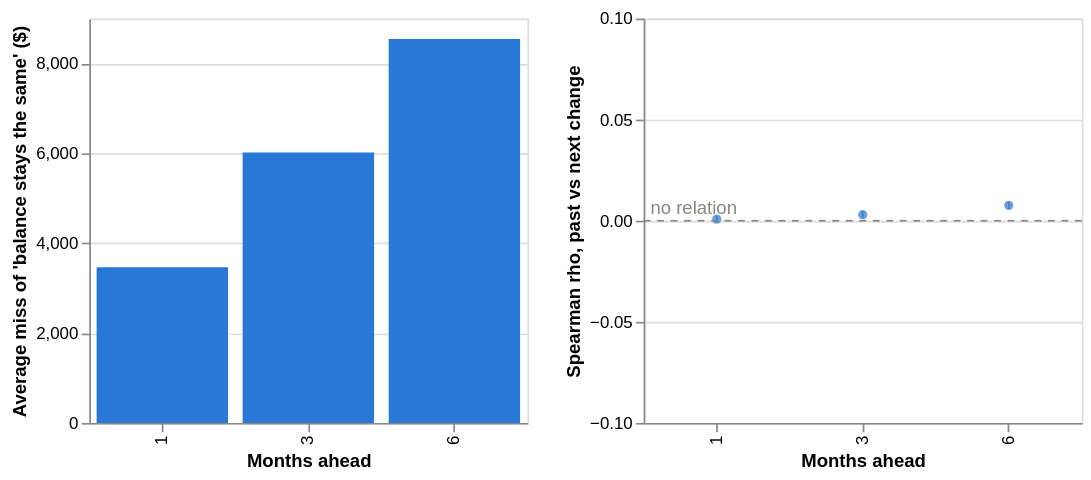

Notebook code cell kept with this figure:
### Code cell
mae_chart = alt.Chart(horizon_table).mark_bar(color="#2a78d6").encode(
    x=alt.X("horizon_months:O", title="Months ahead"),
    y=alt.Y("persistence_mae:Q", title="Average miss of 'balance stays the same' ($)"),
    tooltip=["horizon_months", "persistence_mae", "mae_if_mean_change_added"],
).properties(width=260, height=240)
rho_table = test_table.reset_index().assign(horizon_months=LAGS)
rho_chart = (alt.Chart(rho_table).mark_rule(color="#898781").encode(
        x=alt.X("horizon_months:O", title="Months ahead"),
        y=alt.Y("ci_low:Q", title="Spearman rho, past vs next change", scale=alt.Scale(domain=[-0.1, 0.1])),
        y2="ci_high:Q")
    + alt.Chart(rho_table).mark_point(filled=True, color="#2a78d6").encode(
        x="horizon_months:O", y="rho:Q", tooltip=["feature", "rho", "ci_low", "ci_high"])
    + alt.Chart(pd.DataFrame({"y": [0]})).mark_rule(color="#898781", strokeDash=[4, 4]).encode(y="y:Q")
    + alt.Chart(pd.DataFrame({"y": [0], "label": ["no relation"]})).mark_text(
        align="left", dx=4, dy=-7, color="#898781").encode(y="y:Q", x=alt.value(0), text="label:N")
).properties(width=260, height=240)
alt.hconcat(mae_chart, rho_chart)

### Figure 1 — Vega-Lite specification as saved in the notebook (floating-point values rounded to 4 significant figures)
{"config": {"view": {"continuousWidth": 300, "continuousHeight": 300}}, "hconcat": [{"data": {"name": "data-e8d01afac7a500afb12672d45a41344f"}, "mark": {"type": "bar", "color": "#2a78d6"}, "encoding": {"tooltip": [{"field": "horizon_months", "type": "quantitative"}, {"field": "persistence_mae", "type": "quantitative"}, {"field": "mae_if_mean_change_added", "type": "quantitative"}], "x": {"field": "horizon_months", "title": "Months ahead", "type": "ordinal"}, "y": {"field": "persistence_mae", "title": "Average miss of 'balance stays the same' ($)", "type": "quantitative"}}, "height": 240, "width": 260}, {"layer": [{"mark": {"type": "rule", "color": "#898781"}, "encoding": {"x": {"field": "horizon_months", "title": "Months ahead", "type": "ordinal"}, "y": {"field": "ci_low", "scale": {"domain": [-0.1, 0.1]}, "title": "Spearman rho, past vs next change", "type": "quantitative"}, "y2": {"field": "ci_high"}}}, {"mark": {"type": "point", "color": "#2a78d6", "filled": true}, "encoding": {"tooltip": [{"field": "feature", "type": "nominal"}, {"field": "rho", "type": "quantitative"}, {"field": "ci_low", "type": "quantitative"}, {"field": "ci_high", "type": "quantitative"}], "x": {"field": "horizon_months", "type": "ordinal"}, "y": {"field": "rho", "type": "quantitative"}}}, {"data": {"name": "data-a0a55d106695e8d630baff0f16eee66d"}, "mark": {"type": "rule", "color": "#898781", "strokeDash": [4, 4]}, "encoding": {"y": {"field": "y", "type": "quantitative"}}}, {"data": {"name": "data-fd96a47dd3e3f17fc59a47c898003ded"}, "mark": {"type": "text", "align": "left", "color": "#898781", "dx": 4, "dy": -7}, "encoding": {"text": {"field": "label", "type": "nominal"}, "x": {"value": 0}, "y": {"field": "y", "type": "quantitative"}}}], "data": {"name": "data-cf2655020a19a81a72744f7e741e1ee1"}, "height": 240, "width": 260}], "$schema": "https://vega.github.io/schema/vega-lite/v5.20.1.json", "datasets": {"data-e8d01afac7a500afb12672d45a41344f": [{"horizon_months": 1, "examples": 1812414, "persistence_mae": 3465.0, "mean_change": 232.9, "mae_if_mean_change_added": 3462.0}, {"horizon_months": 3, "examples": 1735290, "persistence_mae": 6019.0, "mean_change": 699.9, "mae_if_mean_change_added": 6008.0}, {"horizon_months": 6, "examples": 1619604, "persistence_mae": 8547.0, "mean_change": 1401.0, "mae_if_mean_change_added": 8516.0}], "data-cf2655020a19a81a72744f7e741e1ee1": [{"feature": "past vs next 1 months", "n": 1773852, "rho": 0.0008, "ci_low": -0.0007, "ci_high": 0.0023, "p_value": 0.2788, "magnitude": "negligible", "p_holm": 0.2788, "horizon_months": 1}, {"feature": "past vs next 3 months", "n": 1619604, "rho": 0.003, "ci_low": 0.0015, "ci_high": 0.0046, "p_value": 0.0001129, "magnitude": "negligible", "p_holm": 0.0002257, "horizon_months": 3}, {"feature": "past vs next 6 months", "n": 1388232, "rho": 0.0076, "ci_low": 0.006, "ci_high": 0.0093, "p_value": 2.622e-19, "magnitude": "negligible", "p_holm": 7.865e-19, "horizon_months": 6}], "data-a0a55d106695e8d630baff0f16eee66d": [{"y": 0}], "data-fd96a47dd3e3f17fc59a47c898003ded": [{"y": 0, "label": "no relation"}]}}
